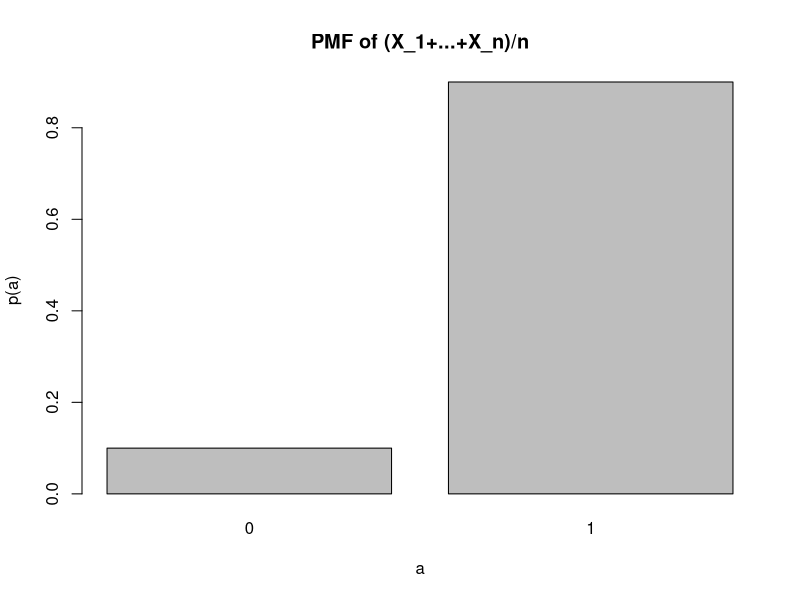
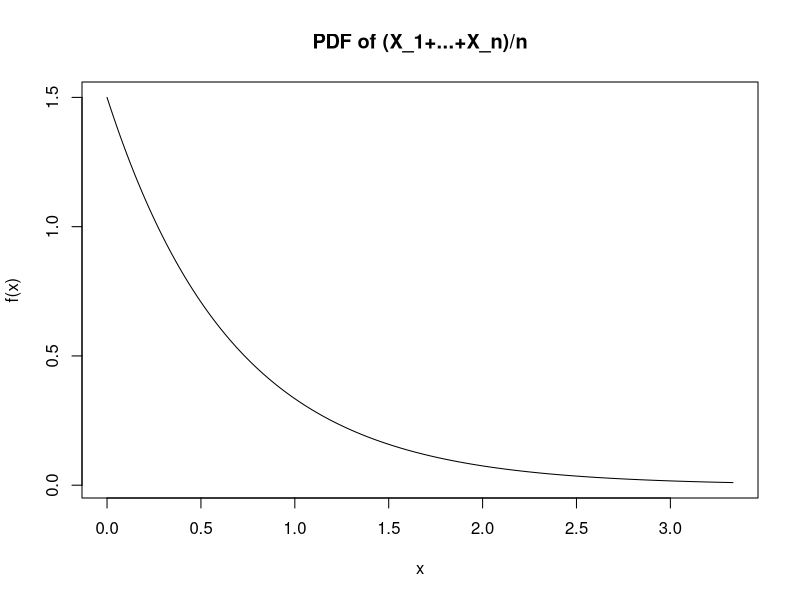
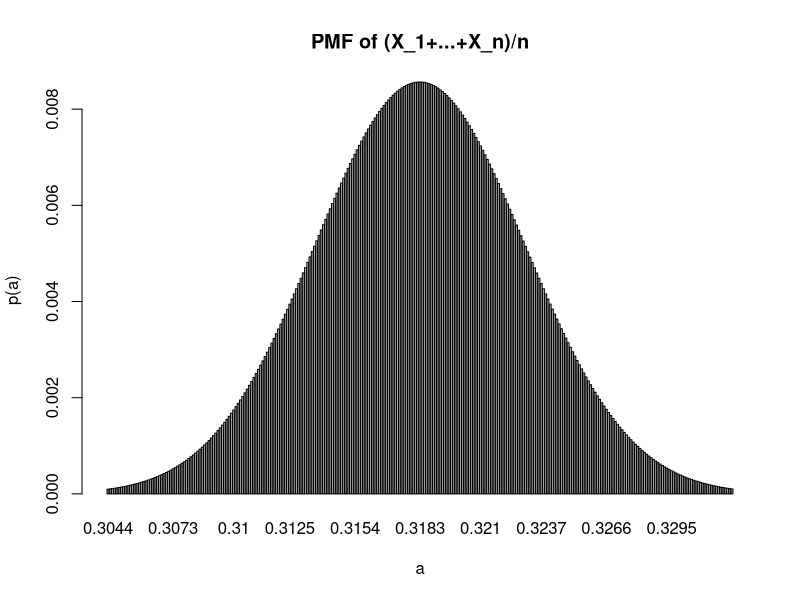
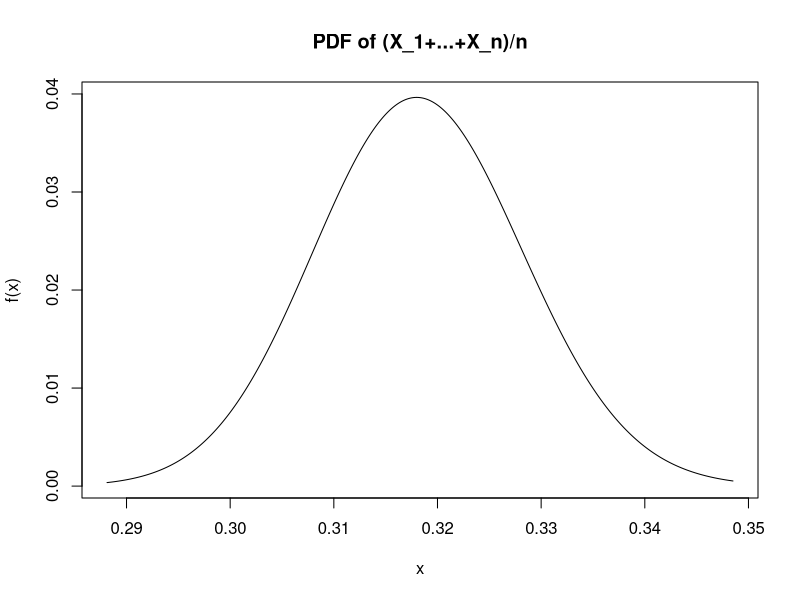

R code for these plots, in order:
##### Code for illustrating the law of large numbers and
##### the central limit theorem
##### written by Professor Dieker of Columbia University




############################################################
# Plot the PMF of (X_1+...+X_n)/n where the X_i are        #
# Bernoulli with success probability p                     #
############################################################

n <- 1
p <- 0.9
a <- seq(0,n)
# factoid: PMF of X_1+...+X_n is binomial(n,p)
pa <- dbinom(a, size=n, prob=p)
barplot(pa,names.arg=a/n, xlab="a", ylab="p(a)", main="PMF of (X_1+...+X_n)/n")


############################################################
# Plot the PDF of (X_1+...+X_n)/n where the X_i are        #
# exponential with rate lambda                             #
############################################################

n <- 1
lambda <- 1.5
x <- seq(0,n*5/lambda,length=1000)
# factoid: PMF of X_1+...+X_n is Gamma with shape parameter n and scale parameter lambda
fx <- dgamma(x, shape=n, rate=lambda)
plot(x/n, fx, type="l", lty=1, xlab="x", ylab="f(x)", main="PDF of (X_1+...+X_n)/n")






############################################################
# Plot the PMF of (X_1+...+X_n)/n where the X_i are        #
# Bernoulli with success probability p                     #
# zoom in on the spike                                     #
############################################################

n <- 10000
p <- 1/pi
a <- seq(0,n)
# factoid: PMF of X_1+...+X_n is binomial(n,p)
pa <- dbinom(a, size=n, prob=p)
intervalAroundSpike <- (a/n>p - 3*sqrt(p*(1-p)/n))&(a/n<p + 3*sqrt(p*(1-p)/n))
asubset <- a[intervalAroundSpike]
pasubset <- pa[intervalAroundSpike]
barplot(pasubset,names.arg=asubset/n, xlab="a", ylab="p(a)", main="PMF of (X_1+...+X_n)/n")


############################################################
# Plot the PMF of (X_1+...+X_n)/n where the X_i are        #
# exponential with rate lambda                             #
# zoom in on the spike                                     #
############################################################

n <- 1000
lambda <- pi
x <- seq(0,n*5/lambda,length=100000)
# factoid: PMF of X_1+...+X_n is Gamma with shape parameter n and scale parameter lambda
fx <- dgamma(x, shape=n, rate=lambda)
intervalAroundSpike <- (x/n>1/lambda - 3*sqrt(1/n)/lambda)&(x/n<1/lambda + 3*sqrt(1/n)/lambda)
xsubset <- x[intervalAroundSpike]
fxsubset <- fx[intervalAroundSpike]
plot(xsubset/n, fxsubset, type="l", lty=1, xlab="x", ylab="f(x)", main="PDF of (X_1+...+X_n)/n")
